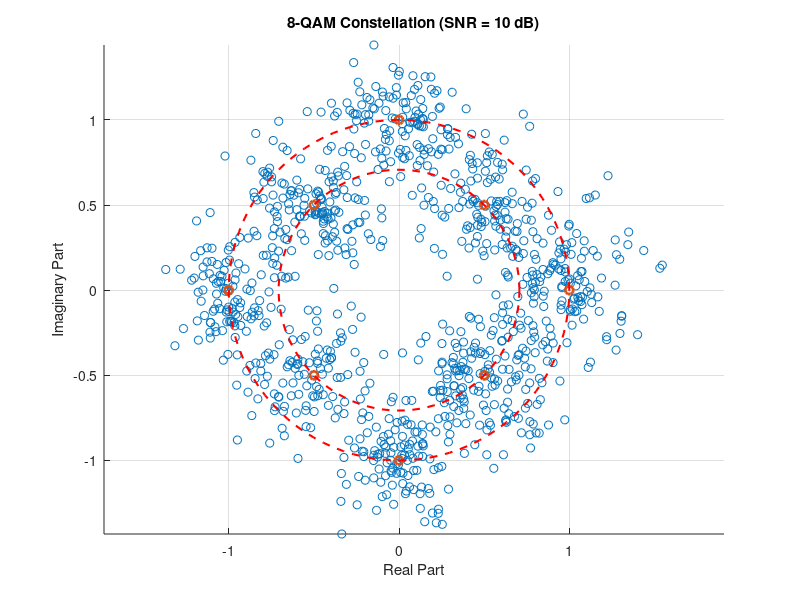
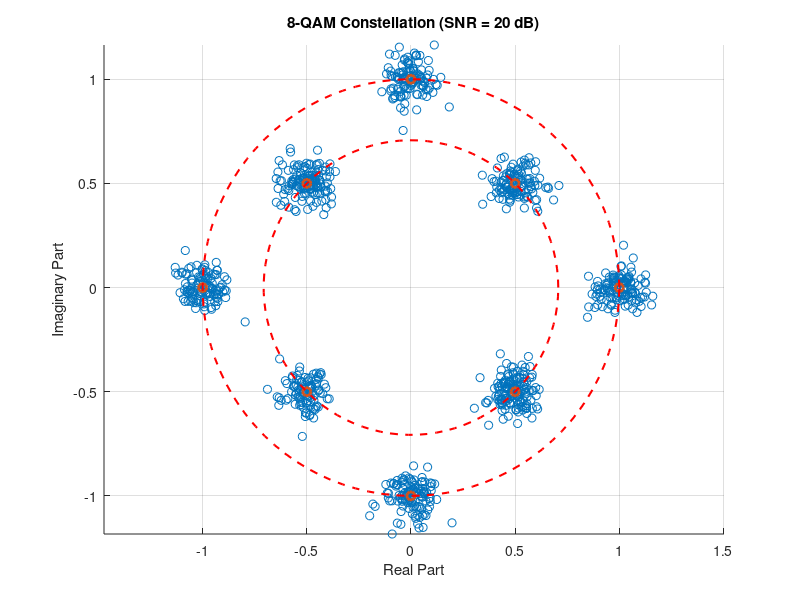

Reproduce these figures in MATLAB, in order.
% Define the custom 8-QAM constellation points
constellation = [1 + 0i, 0.5 + 0.5i, 0 + 1i, -0.5 + 0.5i, -1 + 0i, -0.5 - 0.5i, 0 - 1i, 0.5 - 0.5i];

% Number of symbols
numSymbols = 1000;

% Generate random data (symbol indices)
data = randi([0 7], numSymbols, 1); % Random data mapped to 0 to 7 (8 symbols in total)

% Map the data to the custom constellation points
modSymbols = constellation(data + 1); % Add 1 to align data with constellation indices

% Define SNR values for testing
SNR_values = [10, 20];

% Loop over SNR values and generate separate figures
for i = 1:length(SNR_values)
    % Add noise (AWGN) for the current SNR value
    SNR = SNR_values(i);
    rxSymbols = awgn(modSymbols, SNR, 'measured');
    
    % Create a new figure for each SNR
    figure;

    % Plot the received symbols for the current SNR value
    scatter(real(rxSymbols), imag(rxSymbols), 'bo');
    title(['8-QAM Constellation (SNR = ' num2str(SNR) ' dB)']);
    xlabel('Real Part');
    ylabel('Imaginary Part');
    axis equal;
    grid on;

    % Plot the theoretical constellation (ideal points)
    hold on;
    scatter(real(constellation), imag(constellation), 'rx', 'LineWidth', 2);

    % Plot the unit circle (radius = 1) for reference
    theta = linspace(0, 2*pi, 100);  % Angle from 0 to 2π
    x_circle = cos(theta);  % x-coordinates of the unit circle
    y_circle = sin(theta);  % y-coordinates of the unit circle
    plot(x_circle, y_circle, 'r--', 'LineWidth', 1.5);

    % Plot the circle with radius that intersects at 0.5 + 0.5i
    r = sqrt(0.5);  % Radius to hit 0.5 + 0.5i
    x_circle_05_05i = r * cos(theta);  % x-coordinates for the circle
    y_circle_05_05i = r * sin(theta);  % y-coordinates for the circle
    plot(x_circle_05_05i, y_circle_05_05i, 'r--', 'LineWidth', 1.5);

    hold off;
end
